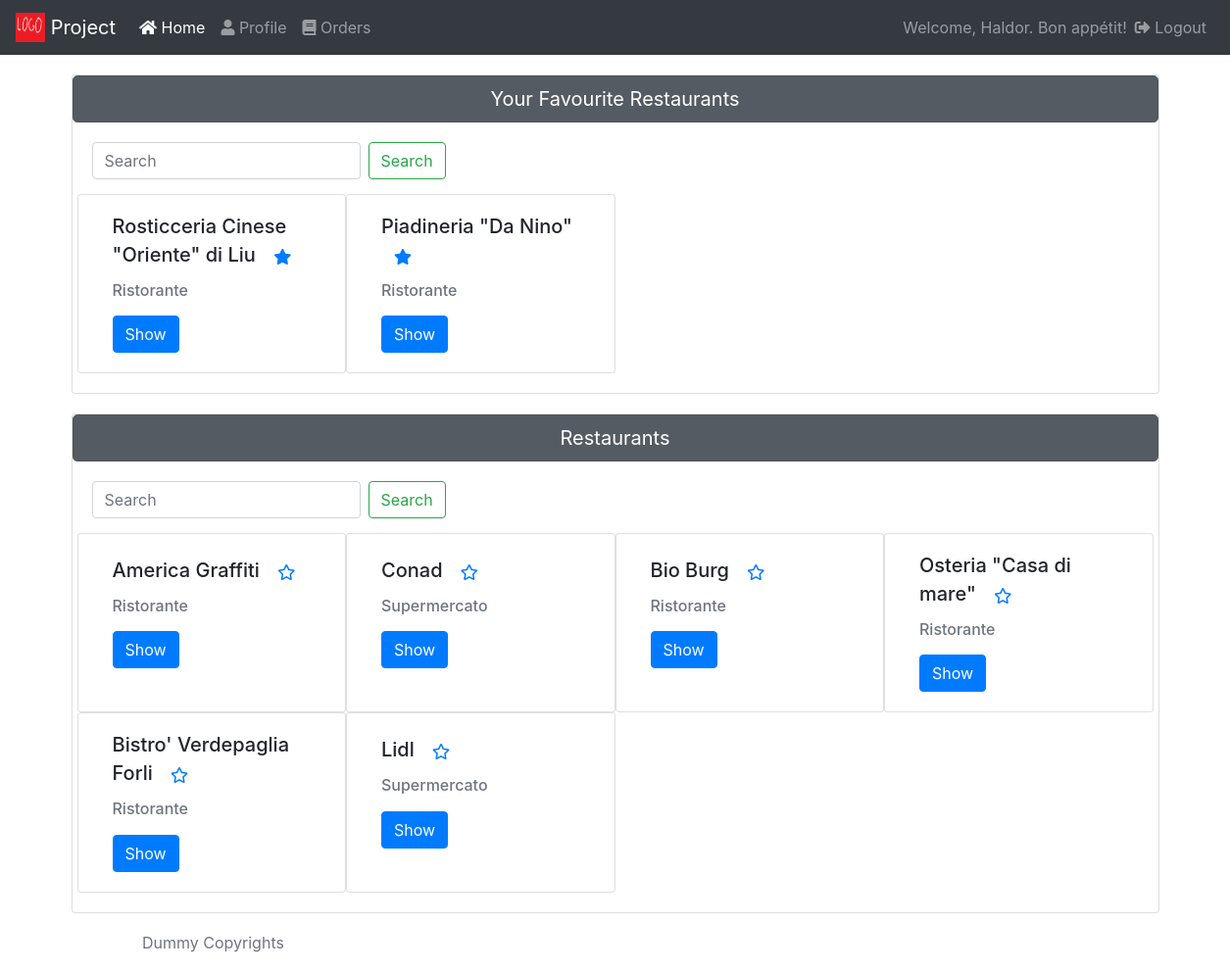
Before: /home_clients.php (signed in) with the older database file.
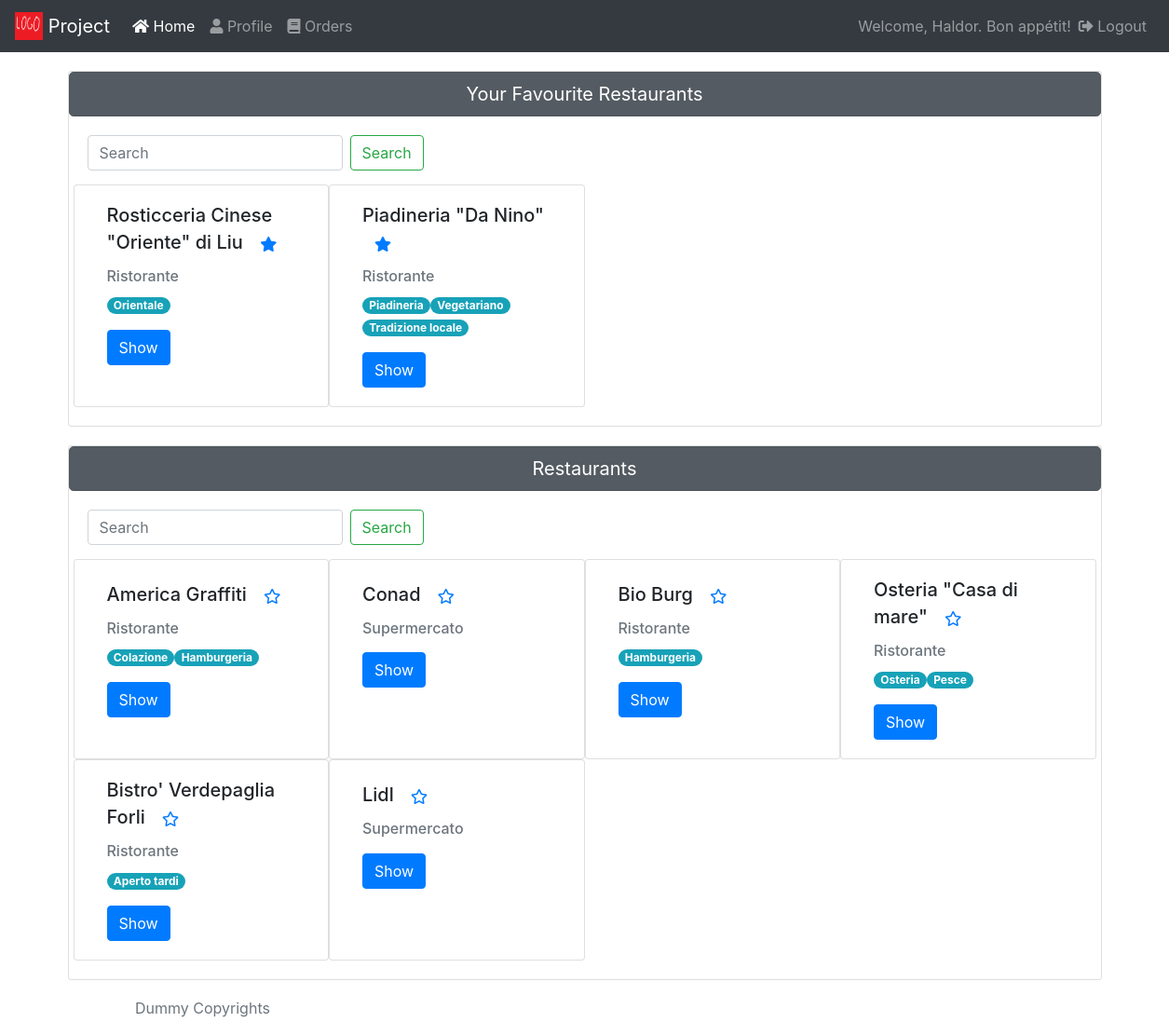
After: the same page with the newer database file.
### tables this page shows
CREATE TABLE `provider` (
  `provider_id` int(11) NOT NULL AUTO_INCREMENT,
  `provider_name` varchar(90) NOT NULL,
  `provider_address` varchar(90) NOT NULL,
  `provider_email` varchar(45) NOT NULL,
  `provider_password` varchar(45) NOT NULL,
  `type_id` int(11) NOT NULL,
  PRIMARY KEY (`provider_id`),
  KEY `type_id_idx` (`type_id`),
  CONSTRAINT `type_id` FOREIGN KEY (`type_id`) REFERENCES `type` (`type_id`) ON DELETE NO ACTION ON UPDATE NO ACTION
);

CREATE TABLE `type` (
  `type_id` int(11) NOT NULL AUTO_INCREMENT,
  `type_name` varchar(45) NOT NULL,
  PRIMARY KEY (`type_id`)
);

CREATE TABLE `category` (
  `category_id` int(11) NOT NULL AUTO_INCREMENT,
  `category_name` varchar(45) NOT NULL,
  PRIMARY KEY (`category_id`)
);

### home_clients.php (the view, shortened to what this page needs)
<!DOCTYPE html>
<html lang="en">
<head>
  <link rel="stylesheet" href="https://stackpath.bootstrapcdn.com/bootstrap/4.3.1/css/bootstrap.min.css" />
  <link rel="stylesheet" href="https://use.fontawesome.com/releases/v5.8.1/css/all.css">
  <link rel="stylesheet" href="styles/style.css" />
</head>
<body>
  <?php
    $servername = "localhost";
    $username = "root";
    $password="";
    $db = "uni_web_prod";
    $conn = new mysqli($servername, $username,$password,$db);
  ?>
  <nav class="navbar navbar-expand-lg navbar-dark bg-dark sticky-top">
    <a class="navbar-brand" href="home_clients.php">
      <img src="res/logo.png" width="30" height="30" class="d-inline-block align-top" alt="">
      Project
    </a>
    <div class="collapse navbar-collapse" id="navbarText">
      <ul class="navbar-nav mr-auto">
        <li class="nav-item active">
          <a class="nav-link" href="home_clients.php"><i class="fas fa-home"></i> Home<span class="sr-only">(current)</span></a>
        </li>
        <li class="nav-item">
          <a class="nav-link" href="profile_clients.php"><i class="fas fa-user"></i> Profile</a>
        </li>
        <li class="nav-item">
          <a class="nav-link" href="orders_clients.php"><i class="fas fa-book"></i> Orders</a>
        </li>
      </ul>
      <ul class="navbar-nav navbar-right">
        <li class="nav-item">
          <div class="navbar-text">Welcome, <?php echo $_SESSION['user_name']; ?>. Bon appétit!</div>
        </li>
        <li class="nav-item">
          <a class="nav-link" href="logout.php"><i class="fas fa-sign-out-alt"></i> Logout</a>
        </li>
      </ul>
    </div>
  </nav>
  <div class="container">
    <div class="card main-card">
      <h1 class="mb-0 form-group form-inline">
        <button class="btn btn-secondary btn-lg btn-block active" data-toggle="collapse" data-target="#collapseFavouriteRestaurants" aria-expanded="true" aria-controls="collapseFavouriteRestaurants">
          Your Favourite Restaurants
        </button>
      </h1>
      <div id="collapseFavouriteRestaurants" class="collapse show" aria-labelledby="headingFavouriteRestaurants">
        <div class="card-body">
          <form class="form-inline card-searchbar">
            <input class="form-control mr-sm-2" type="search" placeholder="Search" aria-label="Search">
            <button class="btn btn-outline-success my-2 my-sm-0" type="submit">Search</button>
          </form>
          <div class="row">
            <?php
              if ($favProviders = $conn->query("SELECT p.provider_id, p.provider_name, t.type_name
                                          FROM client_provider cp
                                          JOIN provider p
                                          ON cp.provider_id = p.provider_id
                                          LEFT JOIN type t
                                          ON p.type_id = t.type_id
                                          WHERE cp.client_id = '".$_SESSION['user_id']."'")) {
              while ($providerRow = $favProviders->fetch_assoc()) {
            ?>
            <div class="card col-sm-3">
              <div class="card-body">
                <form action="<?php echo $_SERVER['PHP_SELF']; ?>" method="post" name="client_provider_remove_form">
                  <h5 class="card-title"><?php echo $providerRow['provider_name'] ?>
                    <button type="submit" name="btnClientProviderRemove" class="btn btn-link" value="clientProviderRemove"><i class="fas fa-star"></i></button>
                  </h5>
                </form>
                <h6 class="card-subtitle mb-2 text-muted"><?php echo $providerRow['type_name'] ?></h6>
                <p class="card-text">
                  <?php
                    if ($providerCategories = $conn->query("SELECT c.category_name
                                          FROM provider p
                                          LEFT JOIN provider_category pc
                                          ON p.provider_id = pc.provider_id
                                          LEFT JOIN category c
                                          ON c.category_id = pc.category_id
                                          WHERE p.provider_id = '".$providerRow['provider_id']."'")) {
                      while ($categoryRow = $providerCategories->fetch_assoc()) {
                        echo "<span class='badge badge-pill badge-info'>".$categoryRow['category_name']."</span>";
                      }
                    }
                  ?>
                </p>
                <div class="btn-group btn-group-justified">
                  <button class="btn btn-primary inline">Show</button>
                </div>
              </div>
            </div>
            <?php
                }
              } else {
                echo "Query failed";
              }
             ?>
          </div>
        </div>
      </div>
    </div>
    <div class="card main-card">
      <h1 class="mb-0 form-group form-inline">
        <button class="btn btn-secondary btn-lg btn-block active" data-toggle="collapse" data-target="#collapsePreparedOrders" aria-expanded="true" aria-controls="collapsePreparedOrders">
          Restaurants
        </button>
      </h1>
      <div id="collapsePreparedOrders" class="collapse show" aria-labelledby="headingRestaurants">
        <div class="card-body">
          <form class="form-inline card-searchbar">
            <input class="form-control mr-sm-2" type="search" placeholder="Search" aria-label="Search">
            <button class="btn btn-outline-success my-2 my-sm-0" type="submit">Search</button>
          </form>
          <div class="row">
            <?php
              if ($allProviders = $conn->query("SELECT p.provider_id, p.provider_name, t.type_name
                                          FROM provider p
                                          LEFT JOIN type t
                                          ON p.type_id = t.type_id
                                          WHERE p.provider_id NOT IN (SELECT p.provider_id
                                                                      FROM client_provider cp
                                                                      JOIN provider p
                                                                      ON cp.provider_id = p.provider_id
                                                                      WHERE cp.client_id = '".$_SESSION['user_id']."')")) {
              while ($providerRow = $allProviders->fetch_assoc()) {
            ?>
            <div class="card col-sm-3">
              <div class="card-body">
                <form action="<?php echo $_SERVER['PHP_SELF']; ?>" method="post" name="client_provider_add_form">
                  <h5 class="card-title"><?php echo $providerRow['provider_name'] ?>
                    <button type="submit" name="btnClientProviderAdd" class="btn btn-link" value="clientProviderAdd"><i class="far fa-star"></i></button>
                  </h5>
                </form>
                <h6 class="card-subtitle mb-2 text-muted"><?php echo $providerRow['type_name'] ?></h6>
                <p class="card-text">
                  <?php
                    if ($providerCategories = $conn->query("SELECT c.category_name
                                          FROM provider p
                                          LEFT JOIN provider_category pc
                                          ON p.provider_id = pc.provider_id
                                          LEFT JOIN category c
                                          ON c.category_id = pc.category_id
                                          WHERE p.provider_id = '".$providerRow['provider_id']."'")) {
                      while ($categoryRow = $providerCategories->fetch_assoc()) {
                        echo "<span class='badge badge-pill badge-info'>".$categoryRow['category_name']."</span>";
                      }
                    }
                  ?>
                </p>
                <div class="btn-group btn-group-justified">
                  <button class="btn btn-primary inline">Show</button>
                </div>
              </div>
            </div>
            <?php
                }
              } else {
                echo "Query failed";
              }
             ?>
          </div>
        </div>
      </div>
    </div>
    <footer class="footer">
      <div class="container">
        <p class="text-muted">Dummy Copyrights</p>
      </div>
    </footer>
</body>
</html>

### styles/style.css (style rules this page uses)
.main-card { margin-top: 20px; }
.card-searchbar { margin-bottom: 15px; }
html { position: relative; min-height: 100%; }
body { margin-bottom: 60px; }
.footer { position: absolute; bottom: 0; width: 100%; height: 60px; line-height: 60px; }

Changed rows visible on the page:
changed provider "Rosticceria Cinese \"Oriente\" di Liu": gains category (category_name "Orientale")
changed provider "Piadineria \"Da Nino\"": gains category (category_name "Piadineria"); gains category (category_name "Vegetariano"); gains category (category_name "Tradizione locale")
changed provider "America Graffiti": gains category (category_name "Colazione"); gains category (category_name "Hamburgeria")
changed provider "Bio Burg": gains category (category_name "Hamburgeria")
changed provider "Osteria \"Casa di mare\"": gains category (category_name "Osteria")
added category: category_name "Pesce", shown under provider "Osteria \"Casa di mare\""
changed provider "Bistro' Verdepaglia Forli": gains category (category_name "Aperto tardi")
